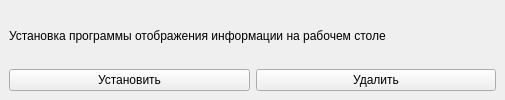
<?xml version="1.0" encoding="UTF-8"?>
<ui version="4.0">
 <class>MainWindow</class>
 <widget class="QMainWindow" name="MainWindow">
  <property name="geometry">
   <rect>
    <x>0</x>
    <y>0</y>
    <width>505</width>
    <height>100</height>
   </rect>
  </property>
  <property name="windowTitle">
   <string>MainWindow</string>
  </property>
  <widget class="QWidget" name="centralwidget">
   <layout class="QGridLayout" name="gridLayout">
    <item row="0" column="0" colspan="2">
     <widget class="QLabel" name="label">
      <property name="text">
       <string>Установка программы отображения информации на рабочем столе</string>
      </property>
     </widget>
    </item>
    <item row="1" column="0">
     <widget class="QPushButton" name="pushButton">
      <property name="text">
       <string>Установить</string>
      </property>
     </widget>
    </item>
    <item row="1" column="1">
     <widget class="QPushButton" name="pushButton_2">
      <property name="text">
       <string>Удалить</string>
      </property>
     </widget>
    </item>
   </layout>
  </widget>
 </widget>
 <resources/>
 <connections/>
</ui>
